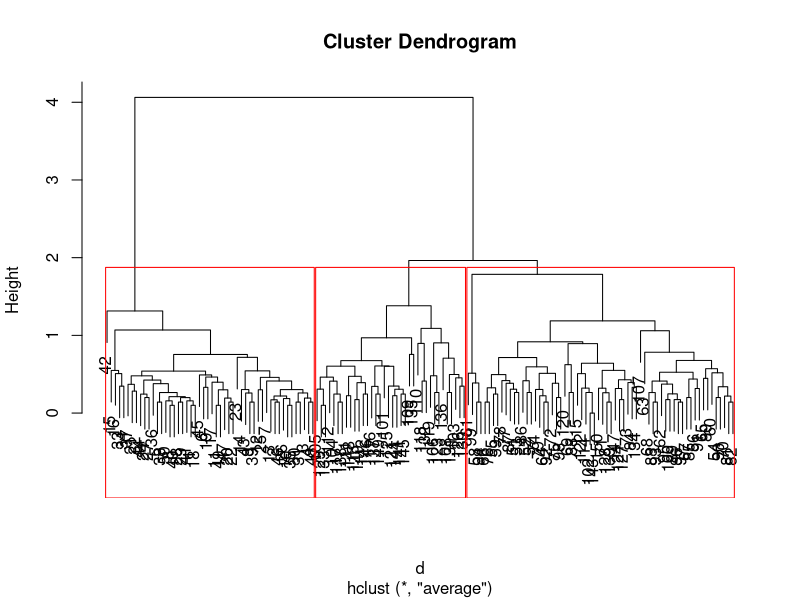

Source code (R):
View(iris) 
# Load and prepare the data
iris1 <- iris
iris1
iris1$Species <- NULL
iris1
# Calculate Euclidean distance
d <- dist(iris1, method = "euclidean")

# Perform hierarchical clustering
hfit <- hclust(d, method = "average")

# Cut the dendrogram into 3 clusters and display the groups
grps <- cutree(hfit, k = 3)
grps

# Plot dendrogram and highlight clusters
plot(hfit)
rect.hclust(hfit, k = 3, border = "red")

